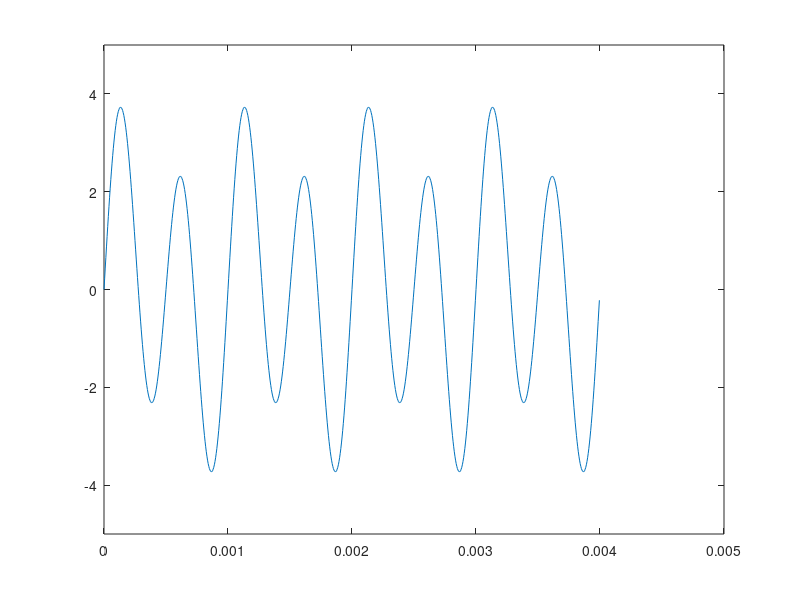

This figure's MATLAB source:
clc
clear all
f = 1e3; %frequencia do seno
N = 200; %fator de super amostragem
fs = N*f; %frequencia de amostragem
num_periodo = 4; %num periodos amostrados na tela
t_final = num_periodo*(1/f);
Ts = 1/fs; %espa?o entre as amostras (tempo de amostragem)
t = [0:Ts:t_final-Ts]; %subtraindo o Ts pois ? sera a primeira amostra do 3 periodo
y = sin(2*pi*f*t)+3*sin(2*pi*2*f*t);
plot(t, y)
axis([0 5/f -5 5]) %definindo janela de visualizacao